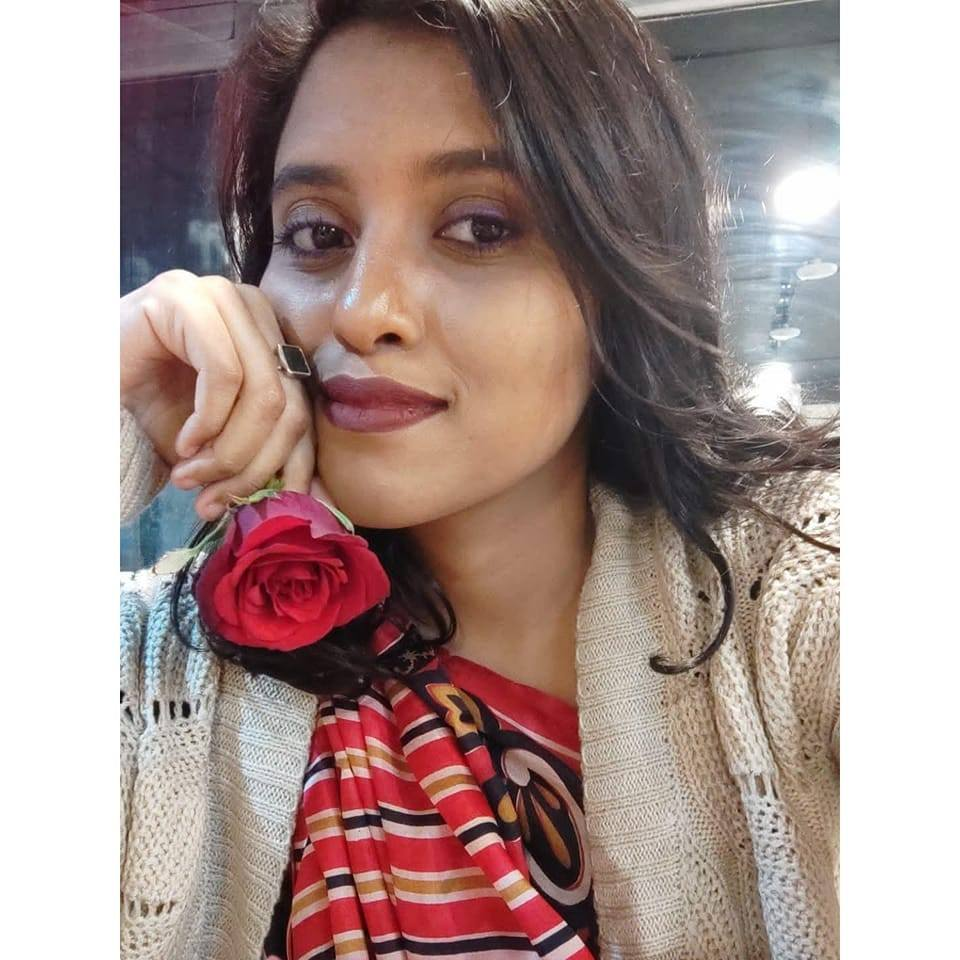
#> input picture Tensor.karas/sample/Har cascade mou apu/324019801_900575734282243_6637750827433964783_n.jpg, 960 x 960 px, given in place of Har cascade mou apu, which was not available
$ python mou_train.py
#> lines starting #> are read from the running program, lines starting #| are printed output that depends on the picture; after the words box and inside, x2 and y2 are one past the last pixel; in counts of white or black regions, pixels touching at a corner belong together; pictures that were not available may be replaced by others from this repository, and a replacement may not be noted
import cv2 as cv
import numpy as np
import os
import time
haar_cascade = cv.CascadeClassifier('E:\\OpenCv\Face_detection\har_cascade_face.xml')
Dir = r'E:\OpenCv\Face_detection\sample'
feature = []
label = []

def create_train():
    for img in os.listdir(Dir):
        img_path = os.path.join(Dir, img)

        img_arrey  = cv.imread(img_path)
#> img_arrey is the input picture: shape (960, 960, 3); mean B, G, R 143.9, 148.1, 169.5
        # print(img_arrey)
        # cv.imshow('Person', img_arrey)

        gray = cv.cvtColor(img_arrey, cv.COLOR_BGR2GRAY)
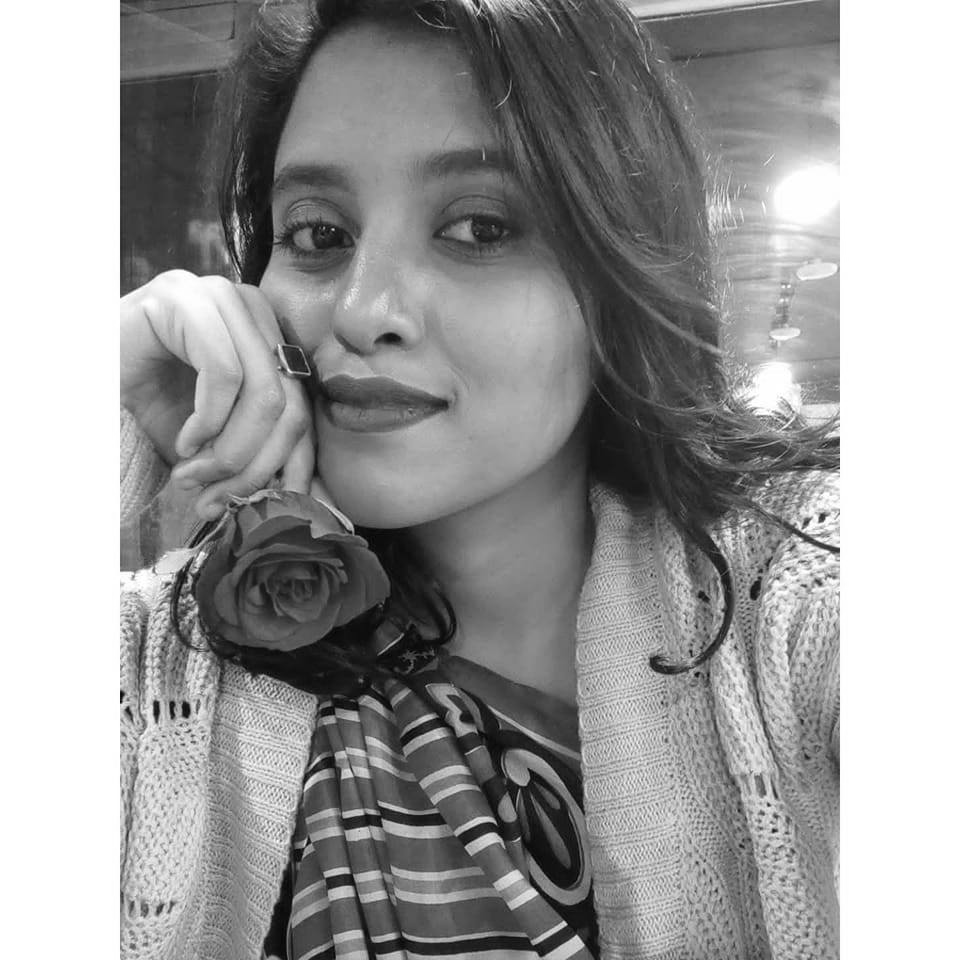
#> gray: shape (960, 960); min 0, max 255, mean 154.1

        face_rect = haar_cascade.detectMultiScale(gray, scaleFactor=1.1, minNeighbors=8)
#> face_rect = [[149, 53, 477, 477]]
        print(face_rect)
#| [[149  53 477 477]]

        for x,y,w,h in face_rect:
            face_roi = gray[y:y+h, x:x+w]
            feature.append(face_roi)
            label.append(0)
            cv.rectangle(gray, (x,y), (x+w, y+h), (0,255,0), thickness=2)
#> this loop made 1 pass
#> pass 1, in create_train, `face_roi = gray[y:y+h, x:x+w]`:
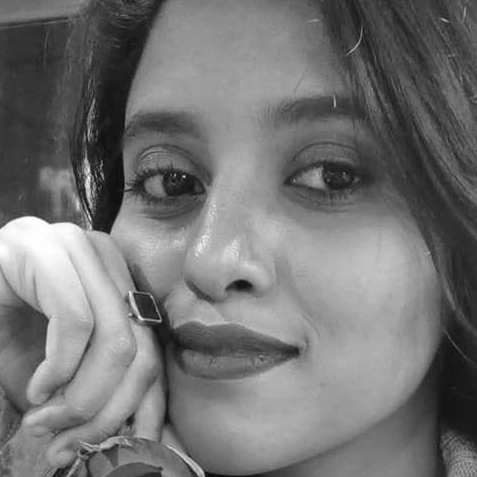
#> face_roi: shape (477, 477); min 7, max 255, mean 115.4
#> after the loop:
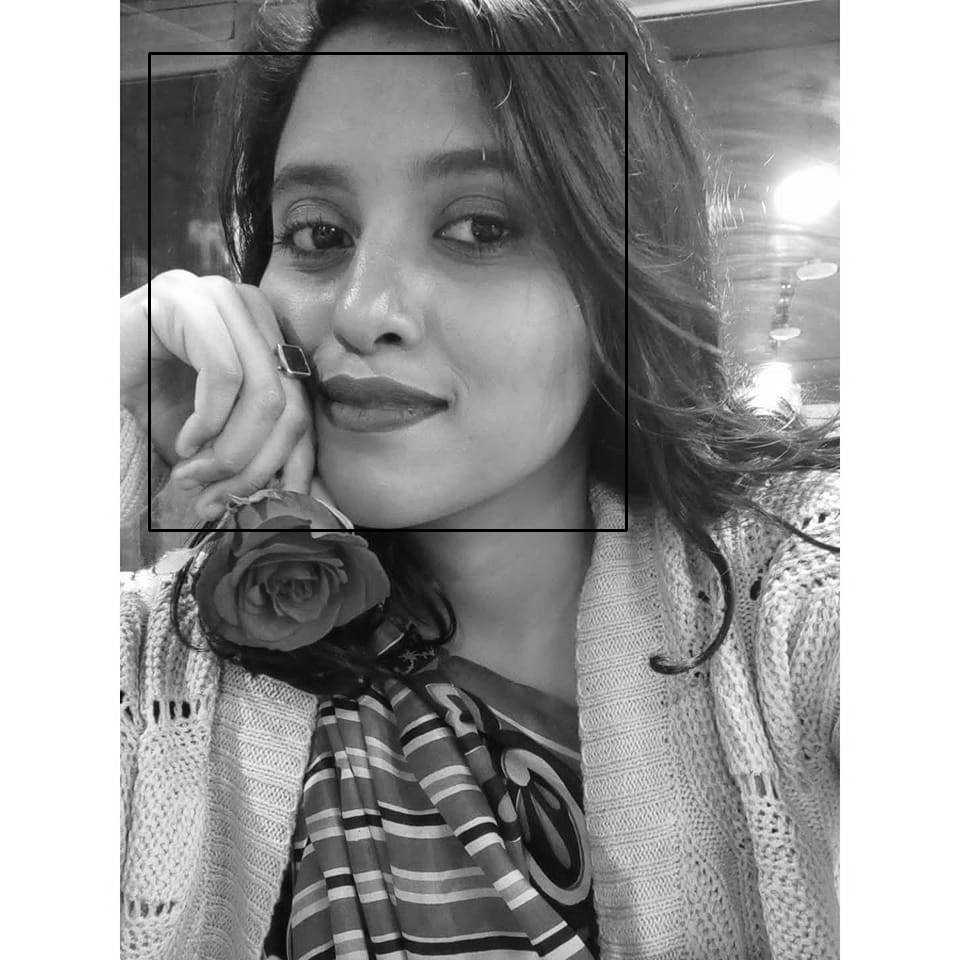
#> gray: shape (960, 960); 0.62% of pixels changed, all inside (x1, y1, x2, y2) = (148, 52, 628, 532)
#> after the loop, feature = 1 item; label = [0]
        # [5 lines of commented-out code are left out]

create_train()
print("training done -------------------------")
print(f'Length of the features list: {len(feature)}')
#| Length of the features list: 1

#face recognizer trainig
features = np.array(feature, dtype='object')
labels = np.array(label, dtype=np.int32)
#> labels = [0]
face_recog = cv.face.LBPHFaceRecognizer_create()

#> (the run stopped early here; a loop or call above may not have finished)
